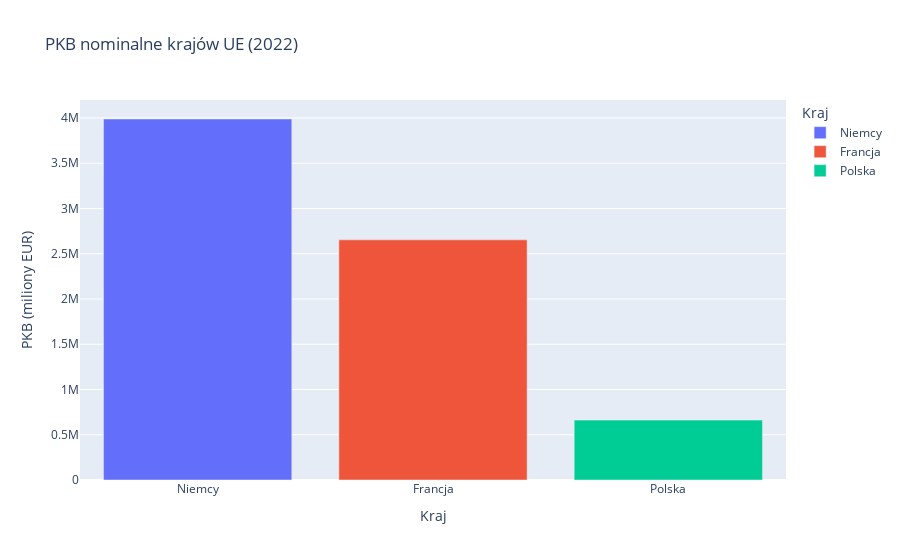

Notebook cell for this chart:
### Markdown cell above
**Wizualizacja - wersja 3: plotly**

### Code cell
fig = px.bar(
    df_gdp, 
    x='country', 
    y='gdp_2022',
    color='country',
    title='PKB nominalne krajów UE (2022)',
    labels={'gdp_2022': 'PKB (miliony EUR)', 'country': 'Kraj'}
)
fig.show()

### Figure 1 — Plotly figure (JSON) as saved in the notebook; plotly's stock layout.template omitted (floating-point values rounded to 4 significant figures)
{"data": [{"hovertemplate": "Kraj=%{x}<br>PKB (miliony EUR)=%{y}<extra></extra>", "legendgroup": "Niemcy", "marker": {"color": "#636efa", "pattern": {"shape": ""}}, "name": "Niemcy", "orientation": "v", "showlegend": true, "textposition": "auto", "type": "bar", "x": ["Niemcy"], "xaxis": "x", "y": [3989000.0], "yaxis": "y"}, {"hovertemplate": "Kraj=%{x}<br>PKB (miliony EUR)=%{y}<extra></extra>", "legendgroup": "Francja", "marker": {"color": "#EF553B", "pattern": {"shape": ""}}, "name": "Francja", "orientation": "v", "showlegend": true, "textposition": "auto", "type": "bar", "x": ["Francja"], "xaxis": "x", "y": [2654000.0], "yaxis": "y"}, {"hovertemplate": "Kraj=%{x}<br>PKB (miliony EUR)=%{y}<extra></extra>", "legendgroup": "Polska", "marker": {"color": "#00cc96", "pattern": {"shape": ""}}, "name": "Polska", "orientation": "v", "showlegend": true, "textposition": "auto", "type": "bar", "x": ["Polska"], "xaxis": "x", "y": [661700.0], "yaxis": "y"}], "layout": {"barmode": "relative", "legend": {"title": {"text": "Kraj"}, "tracegroupgap": 0}, "title": {"text": "PKB nominalne krajów UE (2022)"}, "xaxis": {"anchor": "y", "categoryarray": ["Niemcy", "Francja", "Polska"], "categoryorder": "array", "domain": [0, 1], "title": {"text": "Kraj"}}, "yaxis": {"anchor": "x", "domain": [0, 1], "title": {"text": "PKB (miliony EUR)"}}}}
